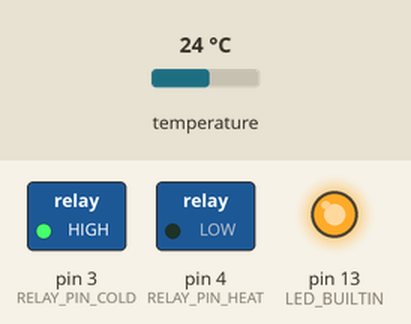
This sketch was run on a simulated Arduino Nano, built with avr-gcc and run on an emulated ATmega328P. On the bench: switched loads named in the sketch (green lamp = pin HIGH), output pins drawn as LEDs (lit = HIGH). The test bench sets the inputs (shaded band); at power-on: temperature 24 °C.

Above: at 2.3 s.
2.4 s: temperature set to 20.9 °C
4.2 s: temperature set to 19.7 °C
At 5.7 s:
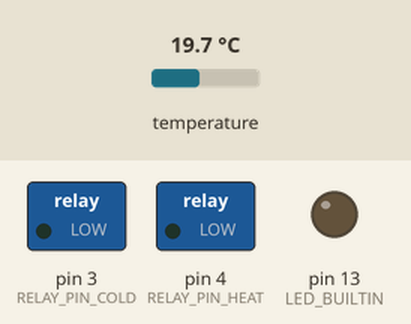
6.0 s: temperature set to 18.5 °C
At 6.8 s:
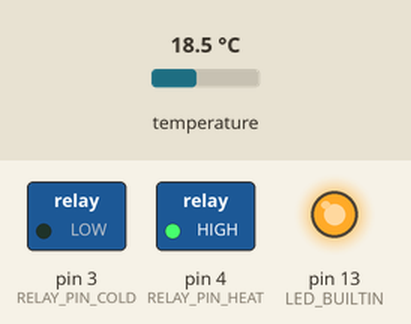
Timing chart, 0 to 9.0 s (numbered marks = the images above; inputs shaded):
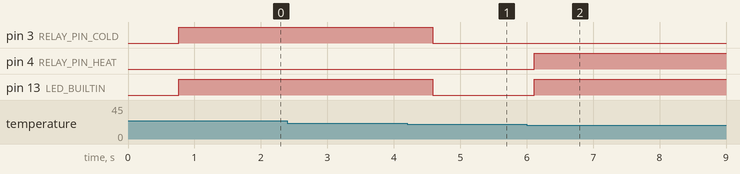

The sketch:

BasicTemperatureRegulation.ino
```cpp
//*****************************************//
// Author : Lionel Protin
// Date : 23/03/2023
// Designed for Arduino Nano
// Temperature regulation for beer fermentation
//*****************************************//

// For DS18B20 sensor
#include <OneWire.h>
#include <DallasTemperature.h>

// DS18B20 sensor is on PIN 2 of the Arduino
#define ONE_WIRE_BUS 2

// Solid state relay is on PINs 3 and4 of the Arduino
#define RELAY_PIN_COLD 3
#define RELAY_PIN_HEAT 4

const double TOLERANCE = 1.0;
const double temperatureTarget = 19; //Celsius degree
const bool SERIAL_OUTPUT_DEBUG = false;

// Sensor objects
OneWire oneWire(ONE_WIRE_BUS);
DallasTemperature sensors(&oneWire);

// Variables
double temperatureSensor;
unsigned long  lastPrintTime;

/** Function that controls activation or deactivation
    of the relay. The LED built into the Arduino is on when
    the relay is active, otherwise it is off.*/
void relay_state_heat(bool state) {
  digitalWrite(RELAY_PIN_HEAT, state);
  digitalWrite(LED_BUILTIN, state);
}

/** Set To LOW or HIGH the cooling relay
*/
void relay_state_cold(bool state) {
  digitalWrite(RELAY_PIN_COLD, state);
  digitalWrite(LED_BUILTIN, state);
}

/** Set To LOW or HIGH the heating relay
*/
void printTemperatureEverySec(double temp) {
  if ((millis() - lastPrintTime) > 5000) {
    lastPrintTime = millis();
    Serial.println(temp);

  }
}


// Setup function that runs once at startup
void setup() {
  // Define relay and led pins as output
  pinMode(RELAY_PIN_HEAT, OUTPUT);
  pinMode(RELAY_PIN_COLD, OUTPUT);
  pinMode(LED_BUILTIN, OUTPUT);

  // Set the relay to low state
  relay_state_heat(LOW);
  relay_state_cold(LOW);

  Serial.begin(9600);
  if (SERIAL_OUTPUT_DEBUG) {
    lastPrintTime = millis();
  }
}


// Main loop function
void loop() {
  // Get the temperature from the sensor
  sensors.requestTemperatures();
  temperatureSensor = sensors.getTempCByIndex(0);

  if (SERIAL_OUTPUT_DEBUG) {
    printTemperatureEverySec(temperatureSensor);
  }
  //--------------------------------------------
  // Manage heating function
  //--------------------------------------------
  if (temperatureSensor < temperatureTarget) {
   relay_state_heat(HIGH);
    // Avoid relay histeresis for at least 3 minutes
    for (int i = 0;i < 180;i++) {
      delay(1000);
    }
  } else {
    relay_state_heat(LOW);
  }

  //--------------------------------------------
  // Manage cooling function
  //--------------------------------------------
  if (temperatureSensor > temperatureTarget + TOLERANCE) {
   relay_state_cold(HIGH);
  } else {
    relay_state_cold(LOW);
  }
}
```

Measured:
- the behaviour switches between 20.1 and 20 °C on temperature (found by bisection; images 0 and 1)
- the behaviour switches between 19 and 18.9 °C on temperature (found by bisection; images 1 and 2)
- after the input at 4.2 s, pin 3 (RELAY_PIN_COLD), pin 13 (LED_BUILTIN): HIGH → LOW after 0.39 s
- after the input at 6.0 s, pin 4 (RELAY_PIN_HEAT), pin 13 (LED_BUILTIN): LOW → HIGH after 0.11 s
